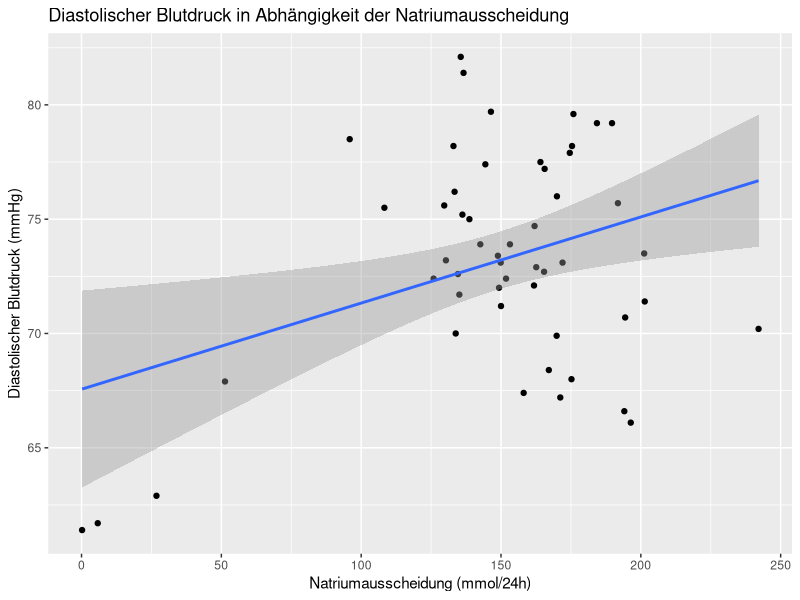
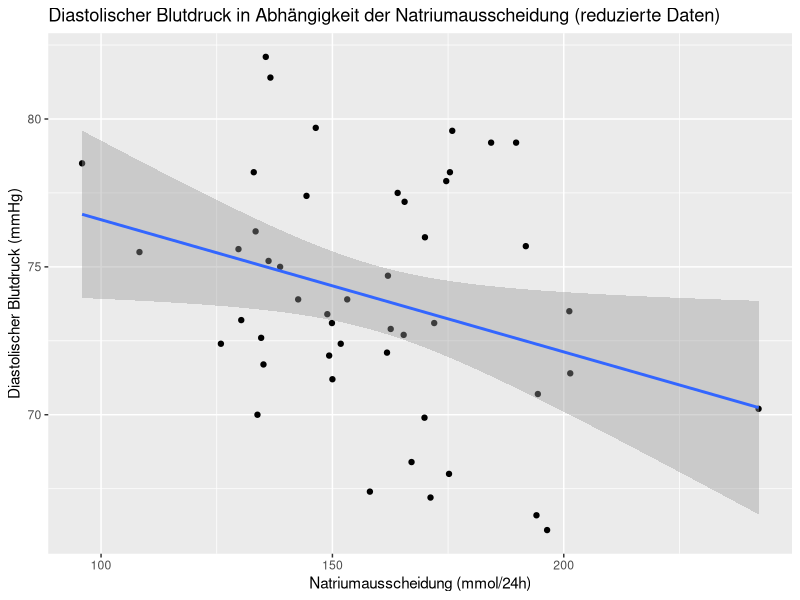

Reproduce these figures in R, in order.
## ---- chunk 1
# Daten einlesen
intersalt <- read.csv("intersalt.csv", sep = ";", dec = ",")

# Überblick über die Daten
str(intersalt)

# Umwandlung der Variablen vom Typ Character in numerische Variablen
intersalt$b <- as.numeric(intersalt$b)
intersalt$bp <- as.numeric(intersalt$bp)
intersalt$na <- as.numeric(intersalt$na)

# Erstes Modell (alle Datenpunkte)
model_1 <- lm(bp ~ na, data = intersalt)

# Datensatz nach Natriumausscheidung sortieren
intersalt_sorted <- intersalt[order(intersalt$na),]

# Enfernen der ersten vier Datenpunkte
intersalt_m2 <- intersalt_sorted[-c(1:4),]

# Zweites Modell
model_2 <- lm(bp ~ na, data = intersalt_m2)

## ---- chunk 2
# Zusammenfassung und KI-Intervall für model_1
summary(model_1)
confint(model_1)
## ---- chunk 3
# Grafische Darstellung der Regressionsgeraden inkl. Konfidenzintervall für model_1
library(ggplot2)
ggplot(intersalt, aes(x = na, y = bp)) +
  geom_point() +
  geom_smooth(method = "lm", se = TRUE) +
  labs(title = "Diastolischer Blutdruck in Abhängigkeit der Natriumausscheidung",
       x = "Natriumausscheidung (mmol/24h)",
       y = "Diastolischer Blutdruck (mmHg)")

## ---- chunk 4
# Zusammenfassung und KI-Intervall für model_2
summary(model_2)
confint(model_2)

## ---- chunk 5
# Grafische Darstellung der Regressionsgeraden inkl. Konfidenzintervall für model_2
ggplot(intersalt_m2, aes(x = na, y = bp)) +
  geom_point() +
  geom_smooth(method = "lm", se = TRUE) +
  labs(title = "Diastolischer Blutdruck in Abhängigkeit der Natriumausscheidung (reduzierte Daten)",
       x = "Natriumausscheidung (mmol/24h)",
       y = "Diastolischer Blutdruck (mmHg)")
